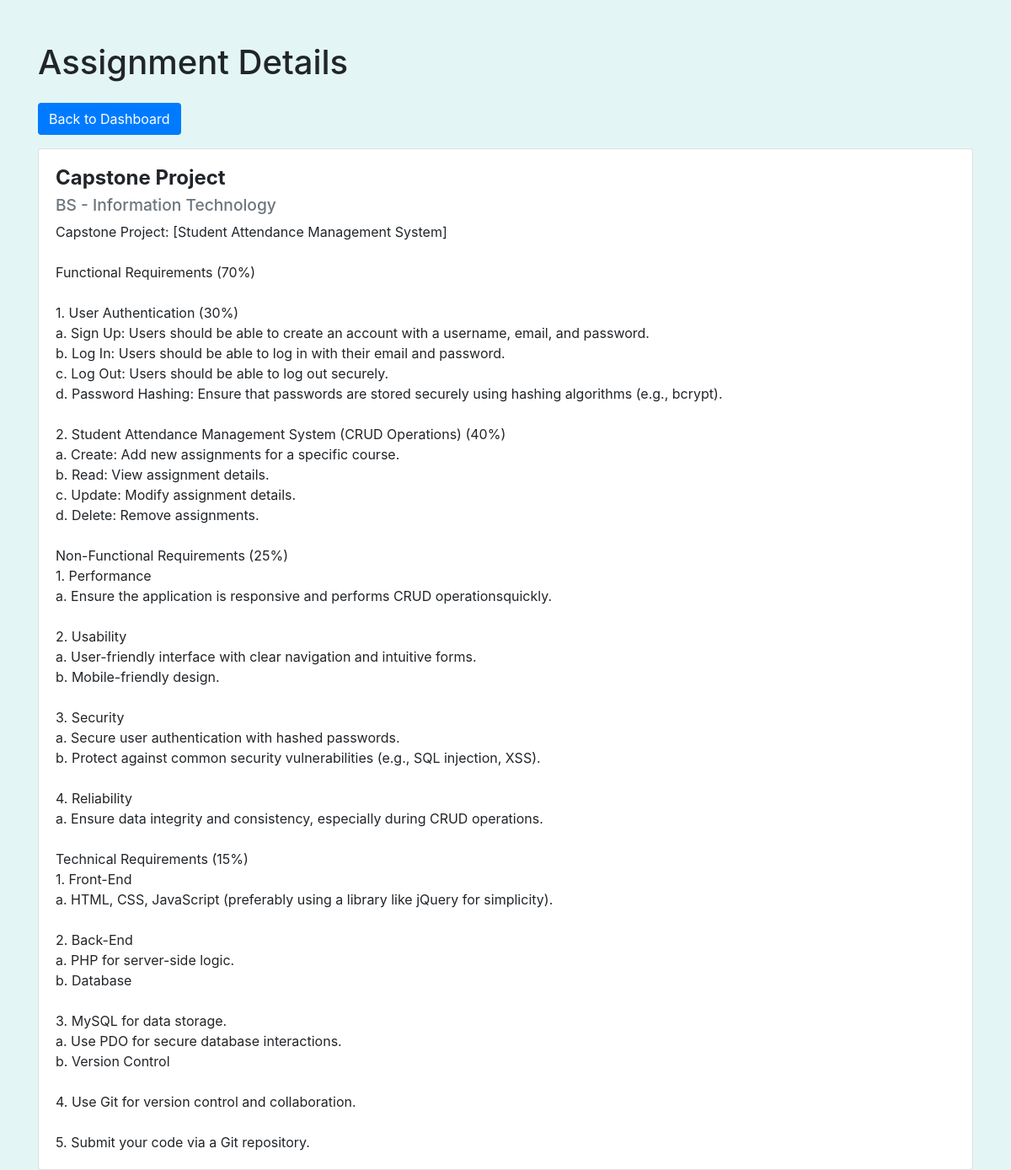
Screenshot of /read_assignment.php?id=2 (signed in) with the database file from the repository.
### tables this page shows
CREATE TABLE `assignments` (
  `id` int(11) NOT NULL,
  `course` varchar(50) NOT NULL,
  `title` varchar(100) NOT NULL,
  `details` text NOT NULL,
  `due_date` date DEFAULT NULL
);

### read_assignment.php (the view, shortened to what this page needs)
<?php
require 'db.php';
$assignment_id = $_GET['id'];
$stmt = $pdo->prepare("SELECT * FROM assignments WHERE id = :id");
$stmt->execute(['id' => $assignment_id]);
$assignment = $stmt->fetch();
?>
<!DOCTYPE html>
<html>
<head>
    <link rel="stylesheet" href="https://maxcdn.bootstrapcdn.com/bootstrap/4.0.0/css/bootstrap.min.css">
</head>
<body>
    <div class="container">
        <h1 class="mt-5">Assignment Details</h1>
        <a href="index.php" class="btn btn-custom mt-3">Back to Dashboard</a>
        <div class="card mt-3">
            <div class="card-body">
                <h5 class="card-title"><?php echo htmlspecialchars($assignment['title']); ?></h5>
                <h6 class="card-subtitle mb-2 text-muted"><?php echo htmlspecialchars($assignment['course']); ?></h6>
                <p class="card-text"><?php echo nl2br(htmlspecialchars($assignment['details'])); ?></p>
            </div>
        </div>
    </div>
</body>
</html>

### read_assignment.php (style rules this page uses)
body { background-color: #e3f6f5; }
.container { margin-top: 50px; }
.card { margin-top: 20px; }
.btn-custom { background-color: #007bff; color: white; }
.card-title { font-size: 1.5rem; font-weight: bold; }
.card-subtitle { font-size: 1.2rem; }
.card-text { font-size: 1rem; }

### rows the page displays
assignments: title "Capstone Project", course "BS - Information Technology", details "Capstone Project: [Student Attendance Management System] Functional Requirements (70%) 1. User Authentication (30%) a. Sign Up: Users should be able to create an account with a username, email, and password. b. Log In: Users should be able to log in with their email and password. c. Log Out: Users should be able to log out securely. d. Password Hashing: Ensure that passwords are stored securely using hashing algorithms (e.g., bcrypt). 2. Student Attendance Management System (CRUD Operations) (40%) a. Create: Add new assignments for a specific course. b. Read: View assignment details. c. Update: Modify assignment details. d. Delete: Remove assignments. Non-Functional Requirements (25%) 1.…"
